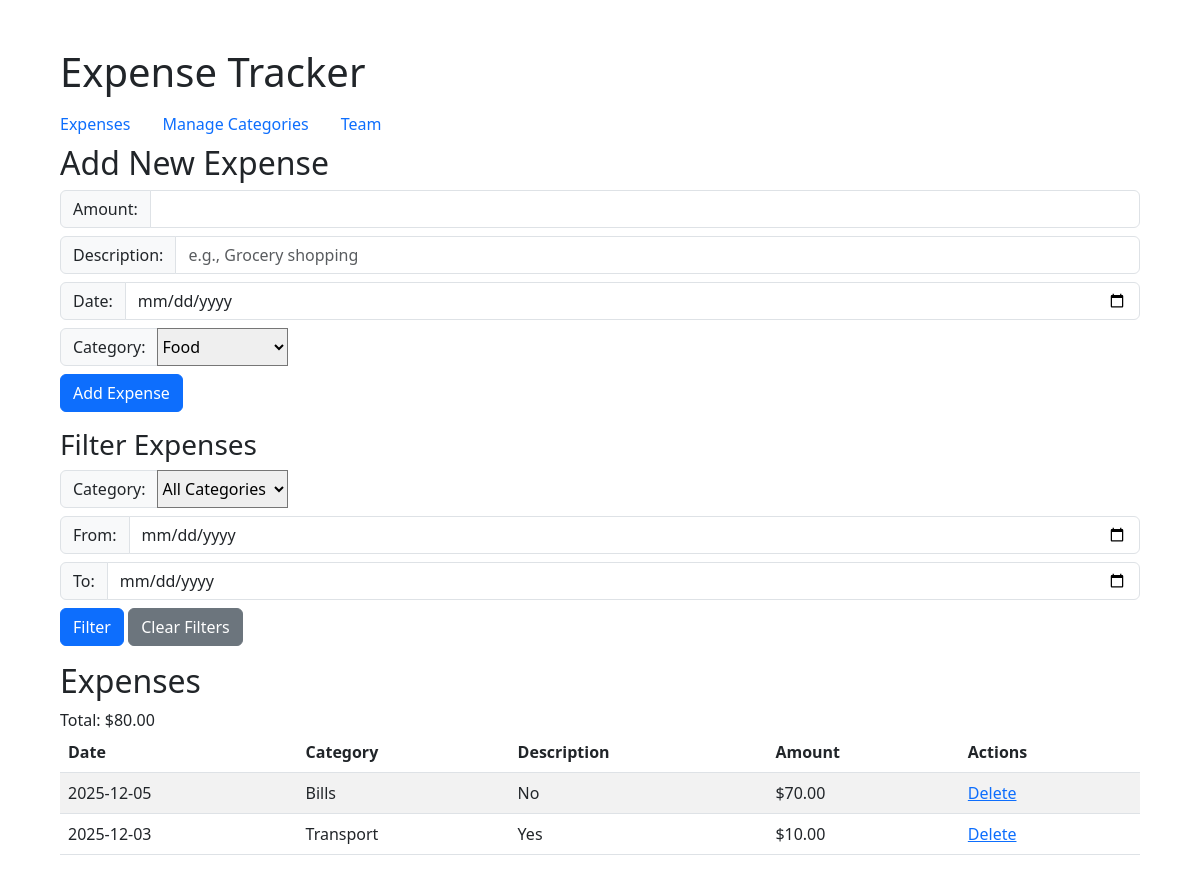
The app's page /, older data.
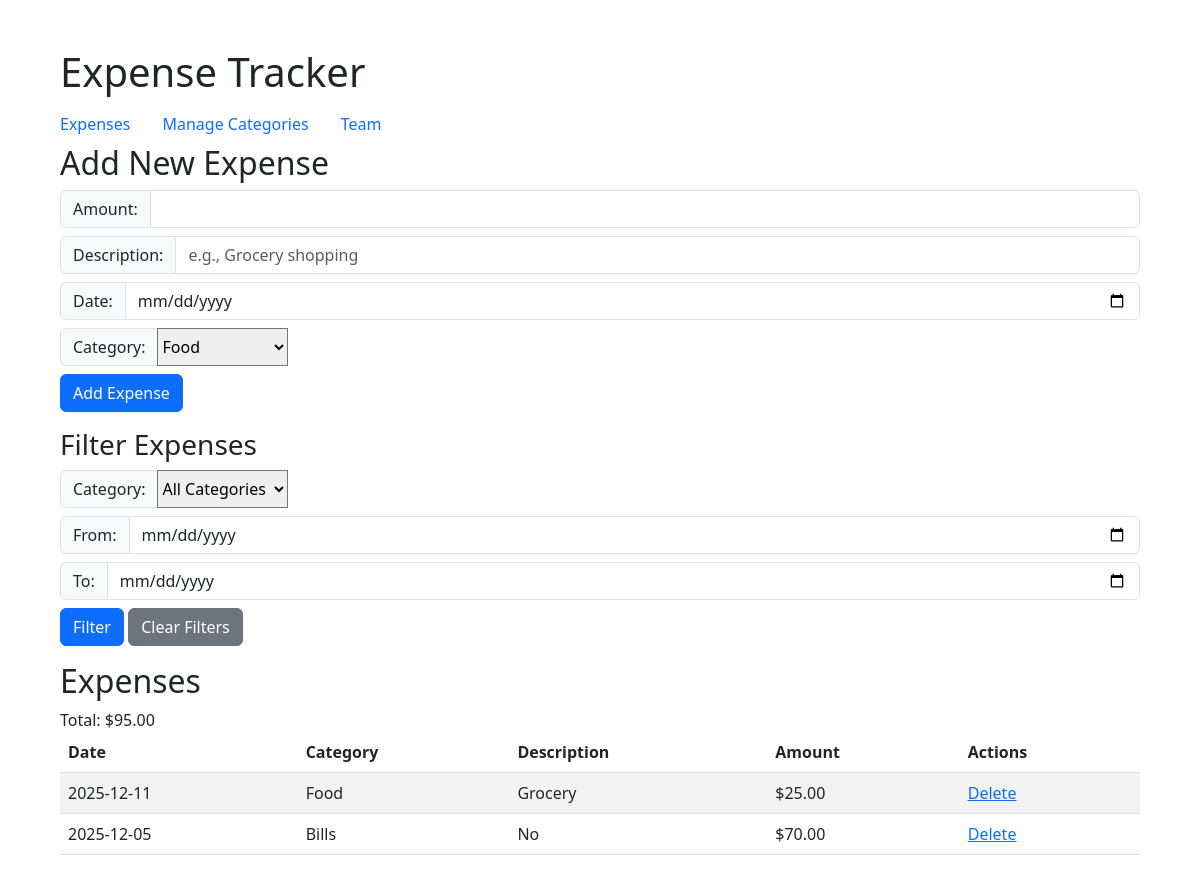
The same page, newer data.
### app.py (models this page shows)
class Expense(db.Model):
    id = db.Column(db.Integer, primary_key=True)
    amount = db.Column(db.Float, nullable=False)
    description = db.Column(db.String(200))
    date = db.Column(db.Date, nullable=False)
    category_id = db.Column(db.Integer, db.ForeignKey('category.id'), nullable=False)
    category = db.relationship('Category', backref='expenses')

class Category(db.Model):
    id = db.Column(db.Integer, primary_key=True)
    name = db.Column(db.String(50), unique=True, nullable=False)

### app.py (the view)
@app.route('/')
def index():
    category_filter = request.args.get('category')
    date_from = request.args.get('date_from')
    date_to = request.args.get('date_to')
    print(date_to)
    print(date_from)
    query = Expense.query
    if category_filter:
        query = query.filter_by(category_id=category_filter)
    if date_from:
        query = query.filter(Expense.date >= datetime.strptime(date_from, '%Y-%m-%d').date())
    if date_to:
        query = query.filter(Expense.date <= datetime.strptime(date_to, '%Y-%m-%d').date())
    expense_list = query.order_by(Expense.date.desc()).all()
    categories = Category.query.all()
    total = sum(expense.amount for expense in expense_list)
    return render_template('base.html',
                         expense_list=expense_list,
                         categories=categories,
                         total=total)

### templates/base.html (shortened to what this page needs)
<!DOCTYPE html>
<html lang="en">
<head>
    <link href="https://cdn.jsdelivr.net/npm/bootstrap@5.3.0/dist/css/bootstrap.min.css" rel="stylesheet">
</head>
  <body>
    <div class="container">
      <h1>Expense Tracker</h1>
      <ul class="nav">
        <li class="nav-item">
          <a class="nav-link ps-0" href="/">Expenses</a>
        </li>
        <li class="nav-item">
          <a class="nav-link" href="/categories">Manage Categories</a>
        </li>
        <li class="nav-item">
          <a class="nav-link" href="/team">Team</a>
        </li>
      </ul>
    </div>
    <div class="container mb-3">
      <h2>Add New Expense</h2>
      <form action="/expense/create" method="POST">
          <div class="input-group mb-2">
              <label class="input-group-text"for="amount">Amount:</label>
              <input class="form-control" type="number" step="0.01" name="amount" required>
          </div>
          <div class="input-group mb-2">
              <label class="input-group-text"for="description">Description:</label>
              <input class="form-control" type="text" name="description" placeholder="e.g., Grocery shopping">
          </div>
          <div class="input-group mb-2">
              <label class="input-group-text"for="date">Date:</label>
              <input class="form-control" type="date" name="date" required>
          </div>
          <div class="input-group mb-2">
              <label class="input-group-text"for="category_id">Category:</label>
              <select name="category_id" required>
                  {% for category in categories %}
                  <option value="{{ category.id }}">{{ category.name }}</option>
                  {% endfor %}
              </select>
          </div>
          <button class="btn btn-primary" type="submit">Add Expense</button>
      </form>
    </div>
    <div class="container mb-3">
        <h3>Filter Expenses</h3>
        <form action="/" method="GET">
            <div class="input-group mb-2">
                <label class="input-group-text"for="category">Category:</label>
                <select name="category">
                    <option value="">All Categories</option>
                </select>
            </div>
            <div class="input-group mb-2">
                <label class="input-group-text"for="date_from">From:</label>
                <input class="form-control" type="date" name="date_from">
            </div>
            <div class="input-group mb-2">
                <label class="input-group-text"for="date_to">To:</label>
                <input class="form-control" type="date" name="date_to">
            </div>
            <button class="btn btn-primary" type="submit">Filter</button>
            <a href="/"><button class="btn btn-secondary" type="button">Clear Filters</button></a>
        </form>
    </div>
    <div class="container">
      <h2>Expenses</h2>
      <div class="total">Total: ${{ "%.2f"|format(total) }}</div>
      <table class="table table-striped">
          <thead>
              <tr>
                  <th scope="col">Date</th>
                  <th scope="col">Category</th>
                  <th scope="col">Description</th>
                  <th scope="col">Amount</th>
                  <th scope="col">Actions</th>
              </tr>
          </thead>
          <tbody>
              {% for expense in expense_list %}
              <tr>
                  <td>{{ expense.date }}</td>
                  <td>{{ expense.category.name }}</td>
                  <td>{{ expense.description }}</td>
                  <td>${{ "%.2f"|format(expense.amount) }}</td>
                  <td>
                      <a href="/expense/delete/{{ expense.id }}">Delete</a>
                  </td>
              </tr>
              {% endfor %}
          </tbody>
      </table>
    </div>
</body>
</html>

### templates/base.html (style rules this page uses)
body { margin: 48px; }

Row changes from the older to the newer data that the page shows:
removed Expense: date "2025-12-03", category.name "Transport", description "Yes", amount "10.00"
added Expense: date "2025-12-11", category.name "Food", description "Grocery", amount "25.00"
Text that changed along with them:
{{ "%.2f"|format(total) }}: "80.00" → "95.00"
